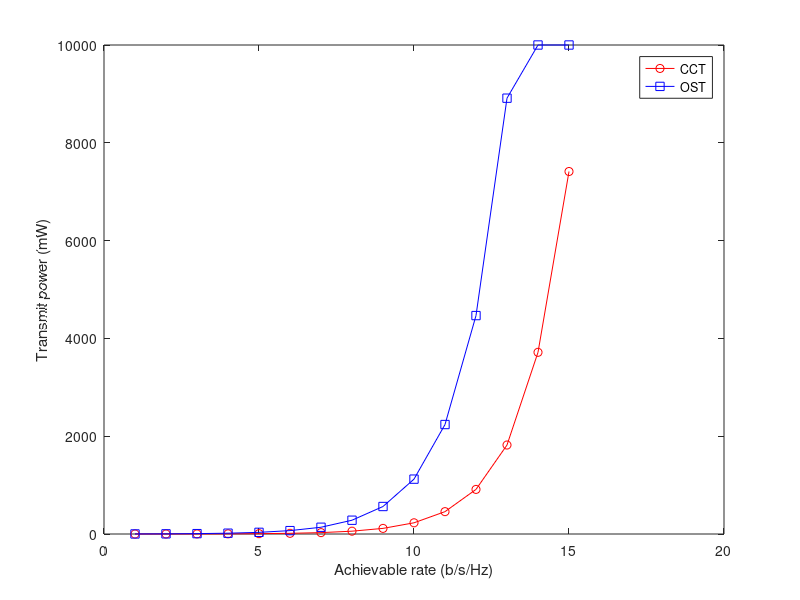
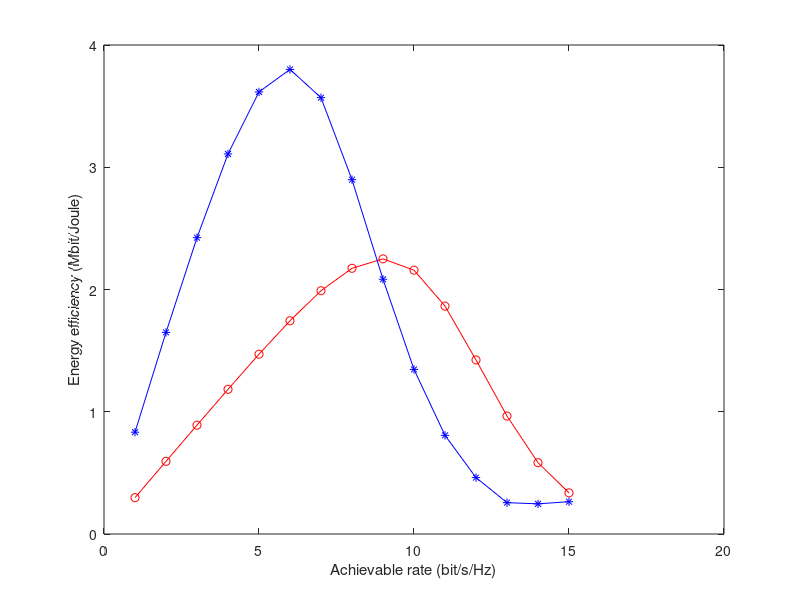

The MATLAB source for these figures, in order: (Note: this script raises an error after producing the figures.)
clear all
close all
%
sim_times = 1e5; % number of simulation trails
%
snrdB = -20:.1:40; % average transmit SNR
r_th = 1.0; % predefined data rate bits/s/Hz
snr_th = 2^(r_th)-1; % predefined SNR threshold
%
N_RIS = 3; % number of RISs
L = [30 25 20]; % number of elements at each RIS
%
kappa_nl = 1;
% m_h = linspace(2, 3, N_RIS)';
% m_g = linspace(3, 2, N_RIS)';
m0 = 1.5;
m_h = [3.3, 2.9, 2.3]';
m_g = [2.1, 2.7, 3.5]';
%
loss = 1e3; % path-loss at reference distance d0
epsilon = 4; % path-loss exponent
d0 = 1; % reference distance in meter
%
% network area
x_area_min = 0;
x_area_max = 500;
y_area_min = 0;
y_area_max = 20;
%
% source location
x_source = x_area_min;
y_source = y_area_min;
%
% destination location
x_des = x_area_max;
y_des = y_area_min;
%
% random locations of relays
% x_ris = x_area_min + (x_area_max-x_area_min)*rand(N_RIS,1); % [num_relay x 1] vector
% y_ris = y_area_min + (y_area_max-y_area_min)*rand(N_RIS,1);

% x_ris = x_area_min + (x_area_max-x_area_min)*linspace(0.25, 0.75, N_RIS)'; % [num_relay x 1] vector
% y_ris = .7* ones(N_RIS,1)* y_area_max;

x_ris = ones(N_RIS,1); x_ris(1) = 70; x_ris(2) = 230; x_ris(3) = 450;
y_ris = ones(N_RIS,1); y_ris(1) = 17; y_ris(2) = 5; y_ris(3) = 10;

% location
pos_source = [x_source, y_source];
pos_des = [x_des, y_des];
pos_relay = [x_ris, y_ris]; % [num_relay x 2] matrix

% distances
d_sr = sqrt(sum((pos_source - pos_relay).^2 , 2)); % [num_relay x 1] vector
d_rd = sqrt(sum((pos_relay - pos_des).^2 , 2));
d_sd = sqrt(sum((pos_source - pos_des).^2 , 2));

% non-identical Omega
Omgh = loss./((d_sr./d0).^(epsilon/2)); % [num_relay x 1] vector
Omgg = loss./((d_rd./d0).^(epsilon/2));
Omg0 = loss./((d_sd./d0).^(epsilon/2));

%% Simulation
h_0 = random('Naka',m0,Omg0,[1,sim_times]);

V_n = zeros(N_RIS, sim_times);
for n = 1:N_RIS
    for l = 1:L(n)
        h_nl = random('Naka', m_h(n), Omgh(n), [1,sim_times]);
        g_nl = random('Naka', m_g(n), Omgg(n), [1,sim_times]);
        U_nl = kappa_nl * h_nl .* g_nl;
        %
        V_n(n,:) = V_n(n,:) + U_nl;
    end
end
%
T_cct   = sum(V_n,1);
Z_cct   = h_0 + T_cct;
Z2_cct  = Z_cct.^2;
%
V_M_ost = max(V_n,[],1); % V_M : best RIS
R_ost   = h_0 + V_M_ost;
R2_ost  = R_ost.^2;


%% Performance metrics

for isnr = 1:length(snrdB)
    fprintf('OP, SNR = %d \n', snrdB(isnr));
    snr = 10^(snrdB(isnr)/10);
    
    EC_CCT_sim(isnr) = mean(log2(1+snr*Z2_cct));
    
    EC_OST_sim(isnr) = mean(log2(1+snr*R2_ost));
end

%% Numerical Performance Analysis

% Ergodic Capacity

% figure;
% plot(snrdB, EC_CCT_sim, 'ro-'); hold on;
% plot(snrdB, EC_OST_sim, 'b+-'); hold on;
% xlabel('Transmit SNR (dB))');
% ylabel('EC (b/s//Hz');
% legend('CCT (sim.)',...
%     'OST (sim.)',...
%     'Location','Best');

% Transmit Power
EC = 1:15;
P_tx_CCT = zeros(1, length(EC));

P_tx_OST = zeros(1, length(EC));
for ii = 1:length(EC)
    idx = find(EC_CCT_sim <= EC(ii));
    P_tx_CCT(ii) = 10^(snrdB(idx(end))/10);
    idx = find(EC_OST_sim <= EC(ii));
    P_tx_OST(ii) = 10^(snrdB(idx(end))/10);
end

figure;
plot(EC, P_tx_CCT, 'ro-'); hold on
plot(EC, P_tx_OST, 'bs-'); hold on

xlabel('Achievable rate (b/s/Hz)')
ylabel('Transmit power (mW)')
legend('CCT', 'OST', 'location', 'best')

% Engery Efficiency

P_c_S = 10^(10/10); % Circuit dissipated power at S = 10 dBm
P_c_D = 10^(10/10); %% Circuit dissipated power at S = 10 dBm
P_c_element = 7.8; % mW
BW = 180*1e3; % 180kHz

for kk=1:length(EC)
    P_total_CCT(kk) = P_tx_CCT(kk) + 75*P_c_element + P_c_S + P_c_D;
    P_total_OST(kk) = P_tx_OST(kk) + 25*P_c_element + P_c_S + P_c_D;
end

figure
plot(EC, BW*EC./P_total_CCT/1e3, 'ro-'); hold on
plot(EC, BW*EC./P_total_OST/1e3, 'b*-'); hold on
xlabel('Achievable rate (bit/s/Hz)')
ylabel('Energy efficiency (Mbit/Joule)')
legend('CCT', 'OST', 'location', 'nw')

% x0 = 100; y0 = 100; width = 400; height = 250;
% set(gcf,'Position', [x0, y0, width, height]); % plot size
% set(gca, 'LooseInset', get(gca, 'TightInset')) % remove plot padding
%=====

% %% Network Topology
% 
% %-----Topo
% fig_topo = figure;
% scatter(x_source, y_source, 'bo', 'filled')
% hold on
% scatter(x_des, y_des, 'go', 'filled')
% hold on
% scatter(x_ris, y_ris, 'rs', 'filled')
% hold on
% 
% for kk = 1:N_RIS
%     text(x_ris(kk), y_ris(kk), num2str(kk));
%     hold on
% end
% 
% axis([x_area_min x_area_max y_area_min y_area_max])
% legend('Source', 'Destination', 'RISs')
% 
% x0 = 100; y0 = 100; width = 400; height = 200;
% set(gcf,'Position', [x0, y0, width, height]); % plot size
% set(gca, 'LooseInset', get(gca, 'TightInset')) % remove plot padding
% %=====DONE
% %